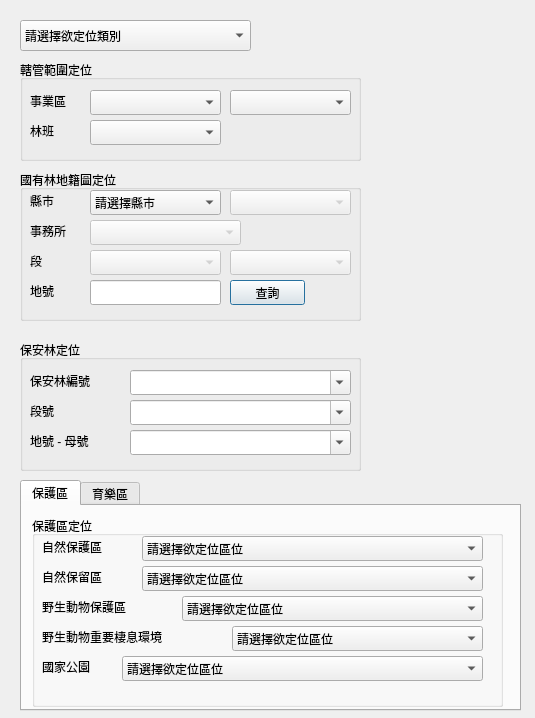
<?xml version="1.0" encoding="UTF-8"?>
<ui version="4.0">
 <class>Dialog</class>
 <widget class="QDialog" name="Dialog">
  <property name="geometry">
   <rect>
    <x>0</x>
    <y>0</y>
    <width>535</width>
    <height>718</height>
   </rect>
  </property>
  <property name="windowTitle">
   <string>林務局圖資操作工具</string>
  </property>
  <widget class="QGroupBox" name="groupBox">
   <property name="geometry">
    <rect>
     <x>20</x>
     <y>60</y>
     <width>341</width>
     <height>101</height>
    </rect>
   </property>
   <property name="title">
    <string>轄管範圍定位</string>
   </property>
   <widget class="QComboBox" name="comboBox">
    <property name="geometry">
     <rect>
      <x>70</x>
      <y>30</y>
      <width>131</width>
      <height>25</height>
     </rect>
    </property>
   </widget>
   <widget class="QComboBox" name="comboBox_2">
    <property name="geometry">
     <rect>
      <x>210</x>
      <y>30</y>
      <width>121</width>
      <height>25</height>
     </rect>
    </property>
   </widget>
   <widget class="QComboBox" name="comboBox_3">
    <property name="geometry">
     <rect>
      <x>70</x>
      <y>60</y>
      <width>131</width>
      <height>25</height>
     </rect>
    </property>
   </widget>
   <widget class="QLabel" name="label">
    <property name="geometry">
     <rect>
      <x>10</x>
      <y>30</y>
      <width>61</width>
      <height>21</height>
     </rect>
    </property>
    <property name="font">
     <font>
      <pointsize>9</pointsize>
     </font>
    </property>
    <property name="text">
     <string>事業區</string>
    </property>
   </widget>
   <widget class="QLabel" name="label_2">
    <property name="geometry">
     <rect>
      <x>10</x>
      <y>60</y>
      <width>41</width>
      <height>21</height>
     </rect>
    </property>
    <property name="font">
     <font>
      <pointsize>9</pointsize>
     </font>
    </property>
    <property name="text">
     <string>林班</string>
    </property>
   </widget>
  </widget>
  <widget class="QGroupBox" name="groupBox_2">
   <property name="geometry">
    <rect>
     <x>20</x>
     <y>170</y>
     <width>341</width>
     <height>151</height>
    </rect>
   </property>
   <property name="title">
    <string>國有林地籍圖定位</string>
   </property>
   <widget class="QComboBox" name="comboBox_5">
    <property name="geometry">
     <rect>
      <x>70</x>
      <y>20</y>
      <width>131</width>
      <height>25</height>
     </rect>
    </property>
    <item>
     <property name="text">
      <string>請選擇縣市</string>
     </property>
    </item>
   </widget>
   <widget class="QComboBox" name="comboBox_6">
    <property name="enabled">
     <bool>false</bool>
    </property>
    <property name="geometry">
     <rect>
      <x>210</x>
      <y>20</y>
      <width>121</width>
      <height>25</height>
     </rect>
    </property>
   </widget>
   <widget class="QLabel" name="label_4">
    <property name="geometry">
     <rect>
      <x>10</x>
      <y>20</y>
      <width>41</width>
      <height>21</height>
     </rect>
    </property>
    <property name="font">
     <font>
      <pointsize>9</pointsize>
     </font>
    </property>
    <property name="text">
     <string>縣市</string>
    </property>
   </widget>
   <widget class="QComboBox" name="comboBox_7">
    <property name="enabled">
     <bool>false</bool>
    </property>
    <property name="geometry">
     <rect>
      <x>70</x>
      <y>50</y>
      <width>151</width>
      <height>25</height>
     </rect>
    </property>
   </widget>
   <widget class="QLabel" name="label_5">
    <property name="geometry">
     <rect>
      <x>10</x>
      <y>50</y>
      <width>61</width>
      <height>21</height>
     </rect>
    </property>
    <property name="font">
     <font>
      <pointsize>9</pointsize>
     </font>
    </property>
    <property name="text">
     <string>事務所</string>
    </property>
   </widget>
   <widget class="QComboBox" name="comboBox_8">
    <property name="enabled">
     <bool>false</bool>
    </property>
    <property name="geometry">
     <rect>
      <x>70</x>
      <y>80</y>
      <width>131</width>
      <height>25</height>
     </rect>
    </property>
   </widget>
   <widget class="QComboBox" name="comboBox_9">
    <property name="enabled">
     <bool>false</bool>
    </property>
    <property name="geometry">
     <rect>
      <x>210</x>
      <y>80</y>
      <width>121</width>
      <height>25</height>
     </rect>
    </property>
   </widget>
   <widget class="QLabel" name="label_6">
    <property name="geometry">
     <rect>
      <x>10</x>
      <y>80</y>
      <width>31</width>
      <height>21</height>
     </rect>
    </property>
    <property name="font">
     <font>
      <pointsize>9</pointsize>
     </font>
    </property>
    <property name="text">
     <string>段</string>
    </property>
   </widget>
   <widget class="QLabel" name="label_17">
    <property name="geometry">
     <rect>
      <x>10</x>
      <y>110</y>
      <width>61</width>
      <height>21</height>
     </rect>
    </property>
    <property name="font">
     <font>
      <pointsize>9</pointsize>
     </font>
    </property>
    <property name="text">
     <string>地號</string>
    </property>
   </widget>
   <widget class="QLineEdit" name="lineEdit">
    <property name="geometry">
     <rect>
      <x>70</x>
      <y>110</y>
      <width>131</width>
      <height>25</height>
     </rect>
    </property>
   </widget>
   <widget class="QPushButton" name="pushButton_2">
    <property name="geometry">
     <rect>
      <x>210</x>
      <y>110</y>
      <width>75</width>
      <height>25</height>
     </rect>
    </property>
    <property name="text">
     <string>查詢</string>
    </property>
   </widget>
  </widget>
  <widget class="QGroupBox" name="groupBox_3">
   <property name="geometry">
    <rect>
     <x>20</x>
     <y>340</y>
     <width>341</width>
     <height>131</height>
    </rect>
   </property>
   <property name="title">
    <string>保安林定位</string>
   </property>
   <widget class="QLabel" name="label_7">
    <property name="geometry">
     <rect>
      <x>10</x>
      <y>30</y>
      <width>91</width>
      <height>21</height>
     </rect>
    </property>
    <property name="font">
     <font>
      <pointsize>9</pointsize>
     </font>
    </property>
    <property name="text">
     <string>保安林編號</string>
    </property>
   </widget>
   <widget class="QComboBox" name="comboBox_10">
    <property name="geometry">
     <rect>
      <x>110</x>
      <y>30</y>
      <width>221</width>
      <height>25</height>
     </rect>
    </property>
    <property name="editable">
     <bool>true</bool>
    </property>
   </widget>
   <widget class="QLabel" name="label_8">
    <property name="geometry">
     <rect>
      <x>10</x>
      <y>60</y>
      <width>41</width>
      <height>21</height>
     </rect>
    </property>
    <property name="font">
     <font>
      <pointsize>9</pointsize>
     </font>
    </property>
    <property name="text">
     <string>段號</string>
    </property>
   </widget>
   <widget class="QComboBox" name="comboBox_11">
    <property name="geometry">
     <rect>
      <x>110</x>
      <y>60</y>
      <width>221</width>
      <height>25</height>
     </rect>
    </property>
    <property name="editable">
     <bool>true</bool>
    </property>
   </widget>
   <widget class="QLabel" name="label_9">
    <property name="geometry">
     <rect>
      <x>10</x>
      <y>90</y>
      <width>91</width>
      <height>21</height>
     </rect>
    </property>
    <property name="font">
     <font>
      <pointsize>9</pointsize>
     </font>
    </property>
    <property name="text">
     <string>地號 - 母號</string>
    </property>
   </widget>
   <widget class="QComboBox" name="comboBox_12">
    <property name="geometry">
     <rect>
      <x>110</x>
      <y>90</y>
      <width>221</width>
      <height>25</height>
     </rect>
    </property>
    <property name="editable">
     <bool>true</bool>
    </property>
   </widget>
  </widget>
  <widget class="QComboBox" name="comboBox_19">
   <property name="geometry">
    <rect>
     <x>20</x>
     <y>20</y>
     <width>231</width>
     <height>31</height>
    </rect>
   </property>
   <property name="font">
    <font>
     <pointsize>9</pointsize>
    </font>
   </property>
   <item>
    <property name="text">
     <string>請選擇欲定位類別</string>
    </property>
   </item>
   <item>
    <property name="text">
     <string>轄管範圍定位</string>
    </property>
   </item>
   <item>
    <property name="text">
     <string>保安林定位</string>
    </property>
   </item>
   <item>
    <property name="text">
     <string>保護區與育樂園區定位</string>
    </property>
   </item>
  </widget>
  <widget class="QTabWidget" name="tabWidget">
   <property name="geometry">
    <rect>
     <x>20</x>
     <y>480</y>
     <width>501</width>
     <height>231</height>
    </rect>
   </property>
   <property name="currentIndex">
    <number>0</number>
   </property>
   <widget class="QWidget" name="tab">
    <attribute name="title">
     <string>保護區</string>
    </attribute>
    <widget class="QPushButton" name="pushButton">
     <property name="geometry">
      <rect>
       <x>330</x>
       <y>330</y>
       <width>75</width>
       <height>23</height>
      </rect>
     </property>
     <property name="text">
      <string>套疊圖層</string>
     </property>
    </widget>
    <widget class="QGroupBox" name="groupBox_4">
     <property name="geometry">
      <rect>
       <x>10</x>
       <y>10</y>
       <width>471</width>
       <height>191</height>
      </rect>
     </property>
     <property name="title">
      <string>保護區定位</string>
     </property>
     <widget class="QComboBox" name="comboBox_14">
      <property name="geometry">
       <rect>
        <x>200</x>
        <y>110</y>
        <width>251</width>
        <height>25</height>
       </rect>
      </property>
      <item>
       <property name="text">
        <string>請選擇欲定位區位</string>
       </property>
      </item>
     </widget>
     <widget class="QLabel" name="label_11">
      <property name="geometry">
       <rect>
        <x>10</x>
        <y>110</y>
        <width>191</width>
        <height>21</height>
       </rect>
      </property>
      <property name="font">
       <font>
        <pointsize>9</pointsize>
       </font>
      </property>
      <property name="text">
       <string>野生動物重要棲息環境</string>
      </property>
     </widget>
     <widget class="QLabel" name="label_13">
      <property name="geometry">
       <rect>
        <x>10</x>
        <y>20</y>
        <width>101</width>
        <height>21</height>
       </rect>
      </property>
      <property name="font">
       <font>
        <pointsize>9</pointsize>
       </font>
      </property>
      <property name="text">
       <string>自然保護區</string>
      </property>
     </widget>
     <widget class="QComboBox" name="comboBox_16">
      <property name="geometry">
       <rect>
        <x>110</x>
        <y>20</y>
        <width>341</width>
        <height>25</height>
       </rect>
      </property>
      <item>
       <property name="text">
        <string>請選擇欲定位區位</string>
       </property>
      </item>
     </widget>
     <widget class="QLabel" name="label_14">
      <property name="geometry">
       <rect>
        <x>10</x>
        <y>50</y>
        <width>101</width>
        <height>21</height>
       </rect>
      </property>
      <property name="font">
       <font>
        <pointsize>9</pointsize>
       </font>
      </property>
      <property name="text">
       <string>自然保留區</string>
      </property>
     </widget>
     <widget class="QComboBox" name="comboBox_17">
      <property name="geometry">
       <rect>
        <x>110</x>
        <y>50</y>
        <width>341</width>
        <height>25</height>
       </rect>
      </property>
      <item>
       <property name="text">
        <string>請選擇欲定位區位</string>
       </property>
      </item>
     </widget>
     <widget class="QLabel" name="label_15">
      <property name="geometry">
       <rect>
        <x>10</x>
        <y>80</y>
        <width>141</width>
        <height>21</height>
       </rect>
      </property>
      <property name="font">
       <font>
        <pointsize>9</pointsize>
       </font>
      </property>
      <property name="text">
       <string>野生動物保護區</string>
      </property>
     </widget>
     <widget class="QComboBox" name="comboBox_18">
      <property name="geometry">
       <rect>
        <x>150</x>
        <y>80</y>
        <width>301</width>
        <height>25</height>
       </rect>
      </property>
      <item>
       <property name="text">
        <string>請選擇欲定位區位</string>
       </property>
      </item>
     </widget>
     <widget class="QLabel" name="label_16">
      <property name="geometry">
       <rect>
        <x>10</x>
        <y>140</y>
        <width>171</width>
        <height>21</height>
       </rect>
      </property>
      <property name="font">
       <font>
        <pointsize>9</pointsize>
       </font>
      </property>
      <property name="text">
       <string>國家公園</string>
      </property>
     </widget>
     <widget class="QComboBox" name="comboBox_20">
      <property name="geometry">
       <rect>
        <x>90</x>
        <y>140</y>
        <width>361</width>
        <height>25</height>
       </rect>
      </property>
      <item>
       <property name="text">
        <string>請選擇欲定位區位</string>
       </property>
      </item>
     </widget>
    </widget>
   </widget>
   <widget class="QWidget" name="tab_3">
    <attribute name="title">
     <string>育樂區</string>
    </attribute>
    <widget class="QPushButton" name="pushButton_4">
     <property name="geometry">
      <rect>
       <x>330</x>
       <y>330</y>
       <width>75</width>
       <height>23</height>
      </rect>
     </property>
     <property name="text">
      <string>套疊圖層</string>
     </property>
    </widget>
    <widget class="QPushButton" name="pushButton_5">
     <property name="geometry">
      <rect>
       <x>100</x>
       <y>330</y>
       <width>75</width>
       <height>23</height>
      </rect>
     </property>
     <property name="text">
      <string>儲存列表</string>
     </property>
    </widget>
    <widget class="QPushButton" name="pushButton_6">
     <property name="geometry">
      <rect>
       <x>14</x>
       <y>330</y>
       <width>81</width>
       <height>23</height>
      </rect>
     </property>
     <property name="text">
      <string>從列表移除</string>
     </property>
    </widget>
    <widget class="QGroupBox" name="groupBox_5">
     <property name="geometry">
      <rect>
       <x>10</x>
       <y>10</y>
       <width>471</width>
       <height>191</height>
      </rect>
     </property>
     <property name="title">
      <string>育樂園區定位</string>
     </property>
     <widget class="QLabel" name="label_12">
      <property name="geometry">
       <rect>
        <x>10</x>
        <y>80</y>
        <width>111</width>
        <height>21</height>
       </rect>
      </property>
      <property name="font">
       <font>
        <pointsize>9</pointsize>
       </font>
      </property>
      <property name="text">
       <string>林業文化園區</string>
      </property>
     </widget>
     <widget class="QLabel" name="label_10">
      <property name="geometry">
       <rect>
        <x>10</x>
        <y>50</y>
        <width>111</width>
        <height>21</height>
       </rect>
      </property>
      <property name="font">
       <font>
        <pointsize>9</pointsize>
       </font>
      </property>
      <property name="text">
       <string>平地森林園區</string>
      </property>
     </widget>
     <widget class="QComboBox" name="comboBox_13">
      <property name="geometry">
       <rect>
        <x>130</x>
        <y>50</y>
        <width>331</width>
        <height>25</height>
       </rect>
      </property>
      <item>
       <property name="text">
        <string>請選擇欲定位區位</string>
       </property>
      </item>
     </widget>
     <widget class="QComboBox" name="comboBox_15">
      <property name="geometry">
       <rect>
        <x>130</x>
        <y>80</y>
        <width>331</width>
        <height>25</height>
       </rect>
      </property>
      <item>
       <property name="text">
        <string>請選擇欲定位區位</string>
       </property>
      </item>
     </widget>
     <widget class="QLabel" name="label_3">
      <property name="geometry">
       <rect>
        <x>20</x>
        <y>20</y>
        <width>91</width>
        <height>21</height>
       </rect>
      </property>
      <property name="font">
       <font>
        <pointsize>9</pointsize>
       </font>
      </property>
      <property name="text">
       <string>森林遊樂區</string>
      </property>
     </widget>
     <widget class="QComboBox" name="comboBox_4">
      <property name="geometry">
       <rect>
        <x>130</x>
        <y>20</y>
        <width>331</width>
        <height>25</height>
       </rect>
      </property>
      <item>
       <property name="text">
        <string>請選擇欲定位區位</string>
       </property>
      </item>
     </widget>
    </widget>
   </widget>
  </widget>
 </widget>
 <resources/>
 <connections/>
</ui>
